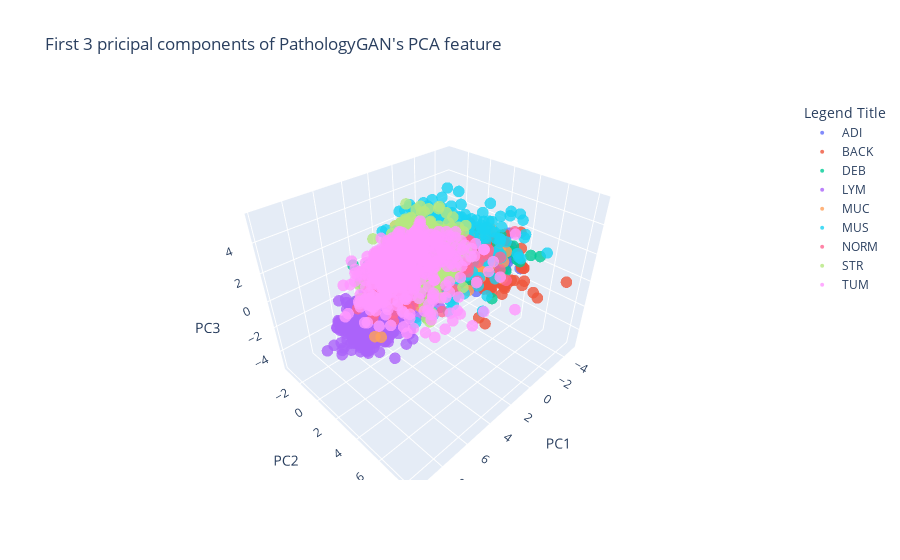

Here is the notebook cell this chart was saved with:
### Code cell
traces = []
for name in np.unique(labels):
    trace = go.Scatter3d(
        x=pathology[t_label==name,0],
        y=pathology[t_label==name,1],
        z=pathology[t_label==name,2],
        mode='markers',
        name=name,
        marker=go.scatter3d.Marker(
            size=4,
            opacity=0.8
        )

    )
    traces.append(trace)


data = go.Data(traces)
layout = go.Layout(
            showlegend=True,
    scene=go.Scene(
                xaxis=go.layout.scene.XAxis(title='PC1'),
                yaxis=go.layout.scene.YAxis(title='PC2'),
                zaxis=go.layout.scene.ZAxis(title='PC3')
                )
)
fig = go.Figure(data=data, layout=layout)
fig.update_layout(
    title="First 3 pricipal components of PathologyGAN's PCA feature",
    legend_title="Legend Title",
)

fig.show()

### Figure 1 — Plotly figure (JSON) as saved in the notebook; plotly's stock layout.template omitted (floating-point values rounded to 4 significant figures; data arrays with more than 128 entries replaced by an {"elided": "..."} marker saying what was removed)
{"data": [{"marker": {"opacity": 0.8, "size": 4}, "mode": "markers", "name": "ADI", "type": "scatter3d", "x": {"elided": "424 float values"}, "y": {"elided": "424 float values"}, "z": {"elided": "424 float values"}}, {"marker": {"opacity": 0.8, "size": 4}, "mode": "markers", "name": "BACK", "type": "scatter3d", "x": {"elided": "445 float values"}, "y": {"elided": "445 float values"}, "z": {"elided": "445 float values"}}, {"marker": {"opacity": 0.8, "size": 4}, "mode": "markers", "name": "DEB", "type": "scatter3d", "x": {"elided": "435 float values"}, "y": {"elided": "435 float values"}, "z": {"elided": "435 float values"}}, {"marker": {"opacity": 0.8, "size": 4}, "mode": "markers", "name": "LYM", "type": "scatter3d", "x": {"elided": "456 float values"}, "y": {"elided": "456 float values"}, "z": {"elided": "456 float values"}}, {"marker": {"opacity": 0.8, "size": 4}, "mode": "markers", "name": "MUC", "type": "scatter3d", "x": {"elided": "366 float values"}, "y": {"elided": "366 float values"}, "z": {"elided": "366 float values"}}, {"marker": {"opacity": 0.8, "size": 4}, "mode": "markers", "name": "MUS", "type": "scatter3d", "x": {"elided": "545 float values"}, "y": {"elided": "545 float values"}, "z": {"elided": "545 float values"}}, {"marker": {"opacity": 0.8, "size": 4}, "mode": "markers", "name": "NORM", "type": "scatter3d", "x": {"elided": "334 float values"}, "y": {"elided": "334 float values"}, "z": {"elided": "334 float values"}}, {"marker": {"opacity": 0.8, "size": 4}, "mode": "markers", "name": "STR", "type": "scatter3d", "x": {"elided": "403 float values"}, "y": {"elided": "403 float values"}, "z": {"elided": "403 float values"}}, {"marker": {"opacity": 0.8, "size": 4}, "mode": "markers", "name": "TUM", "type": "scatter3d", "x": {"elided": "592 float values"}, "y": {"elided": "592 float values"}, "z": {"elided": "592 float values"}}], "layout": {"legend": {"title": {"text": "Legend Title"}}, "scene": {"xaxis": {"title": {"text": "PC1"}}, "yaxis": {"title": {"text": "PC2"}}, "zaxis": {"title": {"text": "PC3"}}}, "showlegend": true, "title": {"text": "First 3 pricipal components of PathologyGAN's PCA feature"}}}
